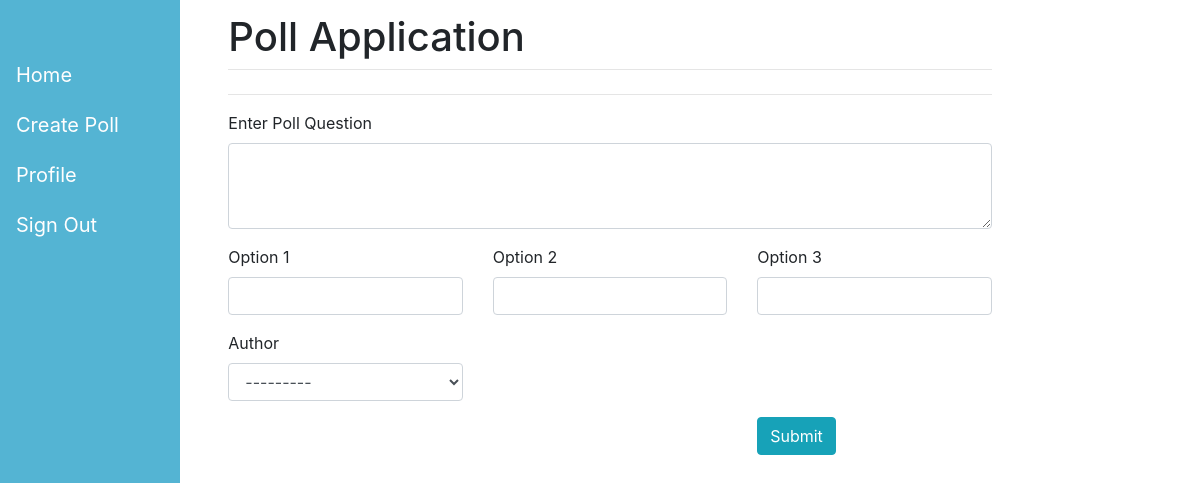
The app's page /home/create/, older data.
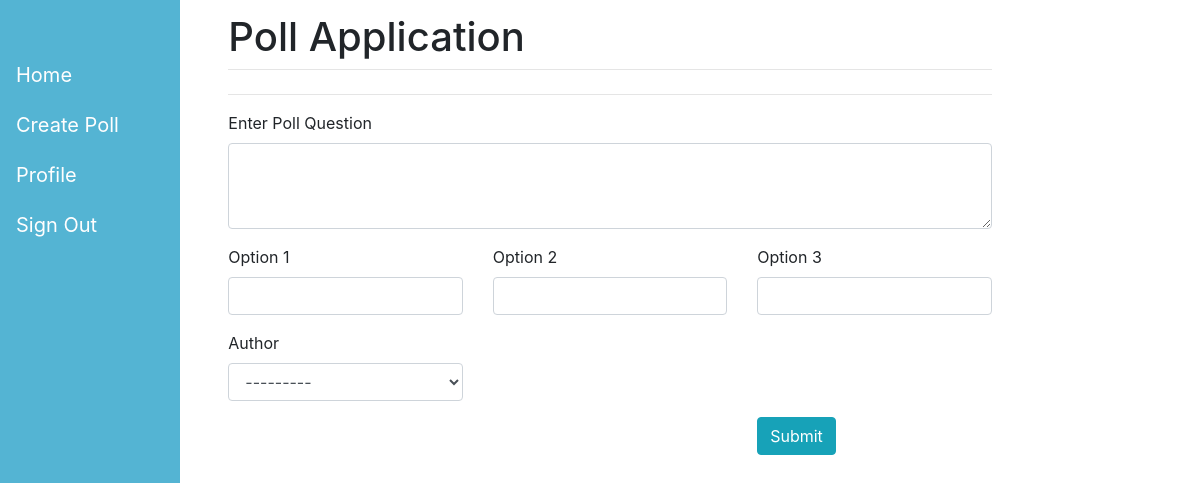
The same page, newer data.
### users/models.py (models this page shows, shortened)
class MyUser(AbstractBaseUser):
	email = models.EmailField(verbose_name="email address", max_length=100,unique=True)
	name = models.CharField(verbose_name="name",max_length=250)
	phone = models.CharField(verbose_name="phone",max_length=12)
	date_joined = models.DateTimeField(verbose_name='date joined',auto_now=True)
	last_login = models.DateTimeField(verbose_name='lat login',auto_now=True)
	is_admin = models.BooleanField(default=False)
	is_active = models.BooleanField(default=True)
	is_staff = models.BooleanField(default=False)
	is_superuser = models.BooleanField(default=False)
	USERNAME_FIELD ='email'
	REQUIRED_FIELDS = ['name','phone']
	objects=MyUserManager()
	def __str__(self):
		return self.name

### pollapp/views.py (the view)
# urls.py: path('create/', views.create, name='create'),
def create(request):
    if request.method == 'POST':
        form = CreatePollForm(request.POST)
        if form.is_valid():
            form.name=request.user
            form.save()
            return redirect('home')
    else:
        form = CreatePollForm()
    context = {'form' : form}
    return render(request, 'create.html', context)

### pollapp/forms.py
class CreatePollForm(ModelForm):
    class Meta:
        model = Poll
        fields = ['question', 'option_one', 'option_two', 'option_three','name']

### pollapp/templates/create.html (shortened to what this page needs)
{% extends "base.html" %}
{% load static %}
{% load widget_tweaks %}
{% block content %}
<form method="POST">
    <div class="row">
        <div class="col-lg-12">
            <div class="form-group">
                <label for="question">Enter Poll Question</label>
                {% render_field form.question rows="3" class="form-control" %}
            </div>
        </div>
    </div>
    <div class="row">
        <div class="col-lg-4">
            <div class="form-group">
                <label for="option1">Option 1</label>
                {% render_field form.option_one class="form-control" %}
            </div>
        </div>
        <div class="col-lg-4">
            <div class="form-group">
                <label for="option2">Option 2</label>
                {% render_field form.option_two class="form-control" %}
            </div>
        </div>
        <div class="col-lg-4">
            <div class="form-group">
                <label for="option3">Option 3</label>
                {% render_field form.option_three class="form-control" %}
            </div>
        </div>
        <div class="col-lg-4">
            <div class="form-group hiddeb">
                <label for="name">Author</label>
                {% render_field form.name class="form-control" %}
            </div>
        </div>
    </div>
    <div class="row">
        <div class="col-lg-4">
            <button type="submit" class="btn btn-info">Submit</button>
        </div>
    </div>
</form>
{% endblock %}

Row changes from the older to the newer data that the page shows:
added MyUser: name "---------"
Text that changed along with them:
form field name: "---------" → (not shown)
